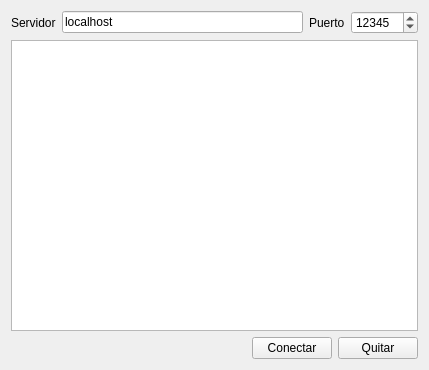
<?xml version="1.0" encoding="UTF-8"?>
<ui version="4.0">
 <class>Widget</class>
 <widget class="QWidget" name="Widget">
  <property name="geometry">
   <rect>
    <x>0</x>
    <y>0</y>
    <width>429</width>
    <height>370</height>
   </rect>
  </property>
  <property name="windowTitle">
   <string>Widget</string>
  </property>
  <layout class="QGridLayout" name="gridLayout">
   <item row="0" column="0">
    <layout class="QHBoxLayout" name="horizontalLayout_4">
     <item>
      <layout class="QHBoxLayout" name="horizontalLayout_2">
       <item>
        <widget class="QLabel" name="label">
         <property name="text">
          <string>Servidor</string>
         </property>
        </widget>
       </item>
       <item>
        <widget class="QLineEdit" name="servidor">
         <property name="text">
          <string>localhost</string>
         </property>
        </widget>
       </item>
      </layout>
     </item>
     <item>
      <layout class="QHBoxLayout" name="horizontalLayout_3">
       <item>
        <widget class="QLabel" name="label_2">
         <property name="text">
          <string>Puerto</string>
         </property>
        </widget>
       </item>
       <item>
        <widget class="QSpinBox" name="puerto">
         <property name="maximum">
          <number>999999999</number>
         </property>
         <property name="value">
          <number>12345</number>
         </property>
        </widget>
       </item>
      </layout>
     </item>
    </layout>
   </item>
   <item row="1" column="0">
    <widget class="QListWidget" name="listWidget"/>
   </item>
   <item row="2" column="0">
    <layout class="QHBoxLayout" name="horizontalLayout">
     <item>
      <spacer name="horizontalSpacer">
       <property name="orientation">
        <enum>Qt::Horizontal</enum>
       </property>
       <property name="sizeHint" stdset="0">
        <size>
         <width>40</width>
         <height>20</height>
        </size>
       </property>
      </spacer>
     </item>
     <item>
      <widget class="QPushButton" name="conectar">
       <property name="text">
        <string>Conectar</string>
       </property>
      </widget>
     </item>
     <item>
      <widget class="QPushButton" name="quitar">
       <property name="text">
        <string>Quitar</string>
       </property>
      </widget>
     </item>
    </layout>
   </item>
  </layout>
 </widget>
 <resources/>
 <connections/>
</ui>
